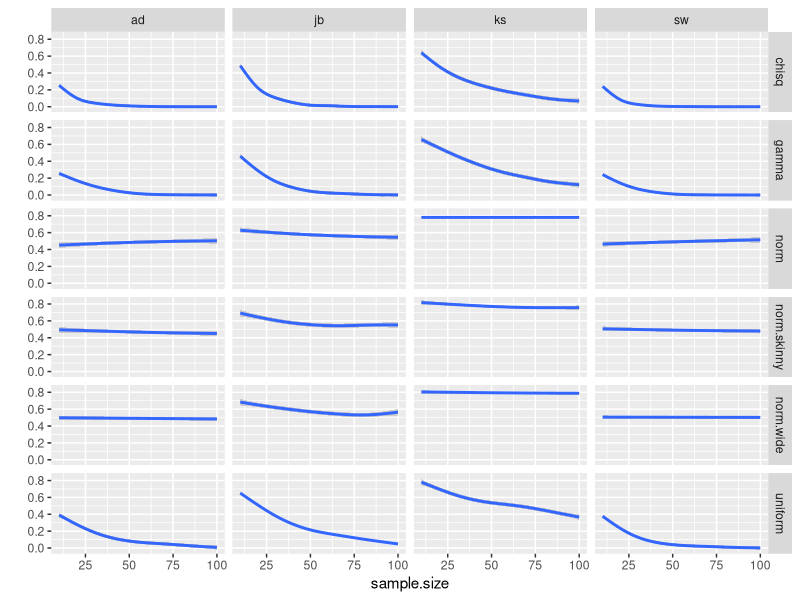
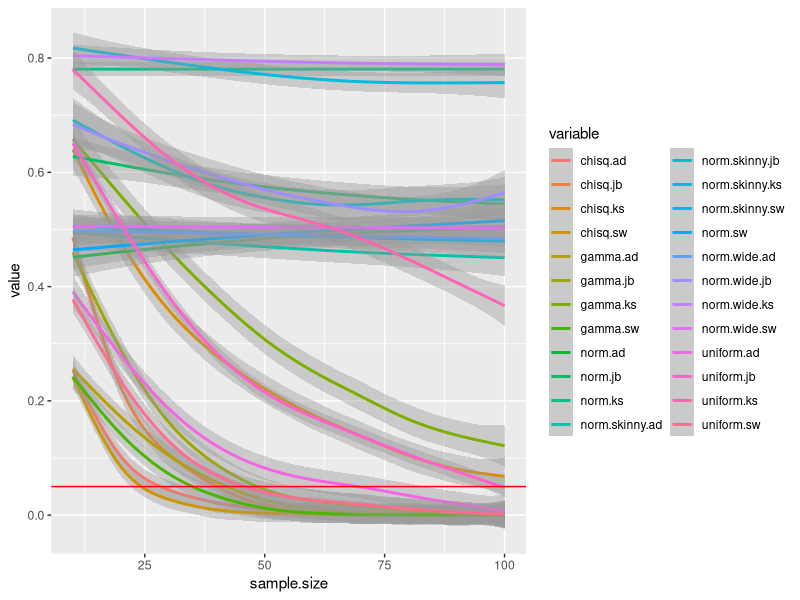

These figures' R source, in order:
# Christopher Peters
# EXST 7083
# Assessing normality in small sample sizes

# install.packages("nortest")
library(nortest)

# install.packages("boot")
library(boot)

# install.packages("tseries")
library(tseries)

library(reshape2)
library(ggplot2)

# install.packages("stringr")
library(stringr)

# Suppose

sample.size <- 16

# Various normal distributions
normal <- rnorm(sample.size, mean = 0, sd = 1)
normal_wide <- rnorm(sample.size, mean = 0, sd = 3)
normal_skinny <- rnorm(sample.size, mean = 0, sd = 0.5)

# Other distributions
uniform <- runif(sample.size, min = 0, max = 1)
chisq <- rchisq(sample.size, df = 3)
gamma <- rgamma(sample.size, shape = 2, rate = 2)

# Tests
# 1. SW
# 2. KS
# 3. AD
# 4. JB

shapiro.test(normal)
shapiro.test(normal)
ks.test(normal, "pnorm", alternative = "two.sided")
ad.test(normal)
jarque.bera.test(normal)

# Loop over small sample sizes
smallest.size <- 10
largest.size <- 100
size.by <- 10
boot.size <- 100

for(i in c(".sw", ".ks", ".ad", ".jb")){ # create fill vectors to put bootstapped p-values in
  norm <- rep(NA, boot.size)
  norm.wide <- rep(NA, boot.size)
  norm.skinny <- rep(NA, boot.size)
  uniform <- rep(NA, boot.size)
  chisq <- rep(NA, boot.size)
  gamma <- rep(NA, boot.size)
  
  if(i == ".sw") {p_fill <- as.data.frame(cbind(norm, norm.wide, norm.skinny, uniform, chisq, gamma))
                 names(p_fill) <- paste(names(p_fill), i, sep = "")} else
                 {temp <- as.data.frame(cbind(norm, norm.wide, norm.skinny, uniform, chisq, gamma))
                  names(temp) <- paste(names(temp), i, sep = "")
                  p_fill <- cbind(p_fill, temp)}
}


for(i in seq(smallest.size, largest.size, by = size.by)){
  sample.size <- i
  
  for(j in 1:boot.size){
  # Various normal distributions
  normal <- rnorm(sample.size, mean = 0, sd = 1)
  normal_wide <- rnorm(sample.size, mean = 0, sd = 3)
  normal_skinny <- rnorm(sample.size, mean = 0, sd = 0.5)
  
  # Other distributions
  uniform <- runif(sample.size, min = 0, max = 1)
  chisq <- rchisq(sample.size, df = 3)
  gamma <- rgamma(sample.size, shape = 2, rate = 2)
  
  # SW test
  p_fill$norm.sw[j] <- shapiro.test(normal)$p.value
  p_fill$norm.wide.sw[j] <- shapiro.test(normal_wide)$p.value
  p_fill$norm.skinny.sw[j] <- shapiro.test(normal_skinny)$p.value
  p_fill$uniform.sw[j] <- shapiro.test(uniform)$p.value
  p_fill$chisq.sw[j] <- shapiro.test(chisq)$p.value
  p_fill$gamma.sw[j] <- shapiro.test(gamma)$p.value
  
  # KS test
  p_fill$norm.ks[j] <- ks.test(normal, "pnorm", alternative = "two.sided", mean = mean(normal), sd = sd(normal))$p.value
  p_fill$norm.wide.ks[j] <- ks.test(normal_wide, "pnorm", alternative = "two.sided", mean = mean(normal_wide), sd = sd(normal_wide))$p.value
  p_fill$norm.skinny.ks[j] <- ks.test(normal_skinny, "pnorm", alternative = "two.sided", mean = mean(normal_skinny), sd = sd(normal_skinny))$p.value
  p_fill$uniform.ks[j] <- ks.test(uniform, "pnorm", alternative = "two.sided", mean = mean(uniform), sd = sd(uniform))$p.value
  p_fill$chisq.ks[j] <- ks.test(chisq, "pnorm", alternative = "two.sided", mean = mean(chisq), sd = sd(chisq))$p.value
  p_fill$gamma.ks[j] <- ks.test(gamma, "pnorm", alternative = "two.sided", mean = mean(gamma), sd = sd(gamma))$p.value
  
  # AD test
  p_fill$norm.ad[j] <- ad.test(normal)$p.value
  p_fill$norm.wide.ad[j] <- ad.test(normal_wide)$p.value
  p_fill$norm.skinny.ad[j] <- ad.test(normal_skinny)$p.value
  p_fill$uniform.ad[j] <- ad.test(uniform)$p.value
  p_fill$chisq.ad[j] <- ad.test(chisq)$p.value
  p_fill$gamma.ad[j] <- ad.test(gamma)$p.value
  
  # AD test
  p_fill$norm.jb[j] <- jarque.bera.test(normal)$p.value
  p_fill$norm.wide.jb[j] <- jarque.bera.test(normal_wide)$p.value
  p_fill$norm.skinny.jb[j] <- jarque.bera.test(normal_skinny)$p.value
  p_fill$uniform.jb[j] <- jarque.bera.test(uniform)$p.value
  p_fill$chisq.jb[j] <- jarque.bera.test(chisq)$p.value
  p_fill$gamma.jb[j] <- jarque.bera.test(gamma)$p.value
  }
  
  if(sample.size == smallest.size) {
    temp <- as.data.frame(cbind(sample.size = sample.size,
                                p_fill))} else {
                                 temp <- rbind(temp, cbind(sample.size, p_fill))}
}

output <- melt(temp, "sample.size")
output$variable <- as.character(output$variable)

# seperate.tests
substrRight <- function(x, n){
  substr(x, nchar(x) - n + 1, nchar(x))
}

substrLeft <- function(x, n){
  substr(x, 1, nchar(x) - n)
}

output$test <- substrRight(output$variable, 2)
output$dist <- substrLeft(output$variable, 3)

ggplot(output, aes(x = sample.size, y = value)) +
  geom_smooth() +
  facet_grid(dist ~ test) +
  ylab("")

ggplot(output, aes(x = sample.size, y = value, colour = variable)) +
  geom_smooth() +
  geom_hline(yintercept = 0.05, colour = "red")
